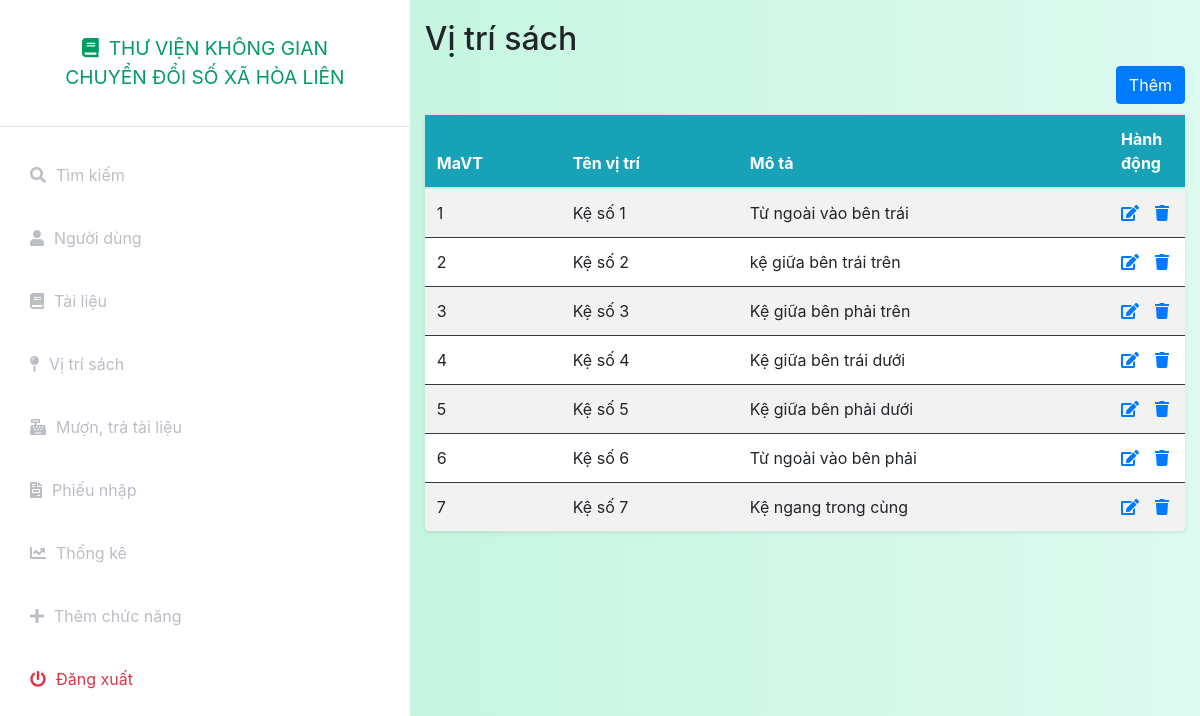
The app's page /index.php?controller=position&action=index (signed in) with its own data.
### tables this page shows
CREATE TABLE `vitri` (
  `MaVT` int(11) NOT NULL,
  `TenVT` text NOT NULL,
  `MoTa` text NOT NULL,
  `status` int(11) NOT NULL DEFAULT 1
);

### index.php (called while the page is built, shortened)
<?php
include_once('models/Auth.php');
$action = isset($_GET['action']) ? $_GET['action'] : 'index';
$object = new $classController();
$object->$action();
?>

### config.php (called while the page is built, shortened)
<?php
function getalldata($query)
{
    global $connect;
    $result=mysqli_query($connect,$query);
    if(mysqli_num_rows($result)>0)
        return mysqli_fetch_all($result,MYSQLI_ASSOC);
    else
        return false;
}
function getonedata($query)
{
    global $connect;
    $result=mysqli_query($connect,$query);
    if($result&&mysqli_num_rows($result)==1)
        return mysqli_fetch_assoc($result);
    else
        return false;
}
?>

### models/User.php (called while the page is built, shortened)
<?php
include_once('./config.php');
class User
{
    public static function show($idoruser)
    {
        $query = "select * from nguoidung where id = '$idoruser' or Username = '$idoruser'";
        $data = getonedata($query);
        return $data;
    }
}

### models/Auth.php (called while the page is built, shortened)
<?php
include_once('./config.php');
include_once('User.php');
class Auth
{
    private static $ChucDanh = null;
    public static function isAdmin()
    {
        if(self::isLogin())
        {
            if (self::$ChucDanh == 'admin')
                return true;
            else
                return false;
        }
        else
        {
            return false;
        }
    }
    public static function isLogin()
    {
        if (isset($_SESSION['token']) && isset($_SESSION['Username'])) {
            $data = User::show($_SESSION['Username']);
            if($data)
            {
                if($data['token'] == $_SESSION['token'])
                {
                    self::$ChucDanh = $data['ChucDanh'];
                    return true;
                }
            }
            else
            {
                return false;
            }
        } else
            return false;
    }
}

### models/Position.php (called while the page is built, shortened)
<?php
include_once('./config.php');
class Position
{
    public static function index()
    {
        $query = "select * from vitri  where status = '1'";
        $data = getalldata($query);
        return $data;
    }
}

### views/position/index.php (the view)
<?php include_once('././assets/layouts/header.php'); ?>
<?php include_once('././assets/layouts/siderbar.php'); ?>
<div class="container-fluid" style="padding-top:20px">
    <h2>Vị trí sách</h2>
    <table class="table table-striped bg-white rounded shadow-sm  table-hover">
    <div class="d-grid gap-2 d-md-flex justify-content-md-end">
        <a name="" id="" class="btn btn-primary" href="index.php?controller=position&action=add" role="button" style="margin-bottom:10px">Thêm</a>
    </div>
        <thead class="bg-info text-white">
            <tr class="border-dark">
                <th>MaVT</th>
                <th>Tên vị trí</th>
                <th>Mô tả</th>
                <th style="width: 10%;">Hành động</th>
            </tr>
        </thead>
        <tbody>
            <?php
            if (isset($data) && is_array($data)) {
                foreach ($data as $document) {
                    if ($document['status'] == 1) {
                        echo "<tr>";
                        echo "<td class=\"border-dark\" scope=\"row\">" . $document['MaVT'] . "</td>";
                        echo "<td class=\"border-dark\">" . $document['TenVT'] . "</td>";
                        echo "<td class=\"border-dark\">" . $document['MoTa'] . "</td>";
                        echo '<td class="border-dark">';
                        echo '<a href="index.php?controller=position&action=edit&MaVT=' . $document['MaVT'] . '"><i class="fas fa-edit"></i></a>';
                        echo '<a class="ml-3" onclick="return confirm(\'Bạn có muốn xóa?\')" href="index.php?controller=position&action=delete&MaVT=' . $document['MaVT'] . '"><i class="fas fa-trash"></i></a>';
                        echo "</tr>";
                    }
                }
            }
            ?>
    </table>
</div>
<?php include_once('././assets/layouts/footer.php'); ?>

### assets/css/styles.css (style rules this page uses)
:root { --main-bg-color: #009d63; --main-text-color: #009d63; --second-text-color: #bbbec5; --second-bg-color: #c1efde; }

### records on screen
vitri: MaVT "1", TenVT "Kệ số 1", MoTa "Từ ngoài vào bên trái"
vitri: MaVT "2", TenVT "Kệ số 2", MoTa "kệ giữa bên trái trên"
vitri: MaVT "3", TenVT "Kệ số 3", MoTa "Kệ giữa bên phải trên"
vitri: MaVT "4", TenVT "Kệ số 4", MoTa "Kệ giữa bên trái dưới"
vitri: MaVT "5", TenVT "Kệ số 5", MoTa "Kệ giữa bên phải dưới"
vitri: MaVT "6", TenVT "Kệ số 6", MoTa "Từ ngoài vào bên phải"
vitri: MaVT "7", TenVT "Kệ số 7", MoTa "Kệ ngang trong cùng"
